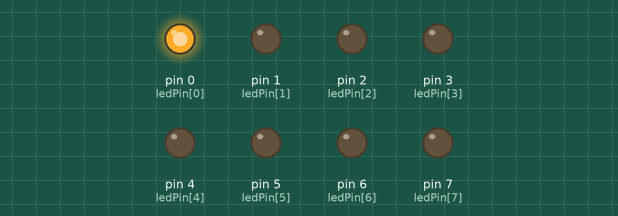
Simulated run of this sketch. Board: Arduino Uno, built with avr-gcc and run on an emulated ATmega328P. On the bench: output pins drawn as LEDs (lit = HIGH).

Above: at 0.2 s.
At 1.7 s:
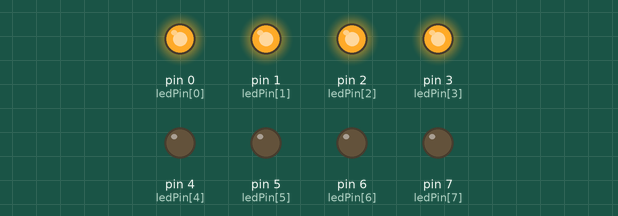
At 3.2 s:
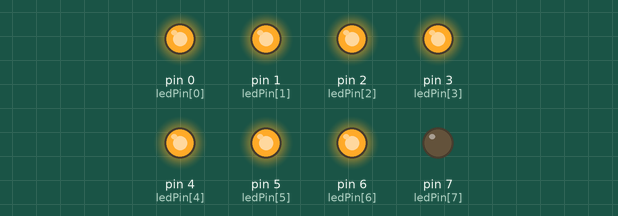
At 6.2 s:
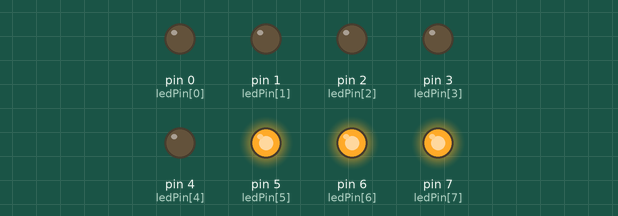
At 12.0 s:
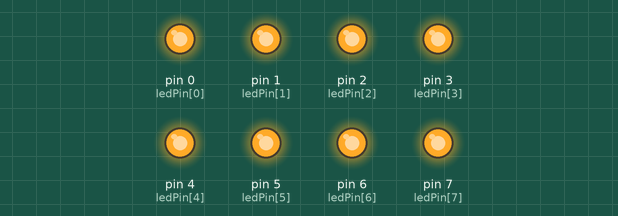
At 16.5 s:
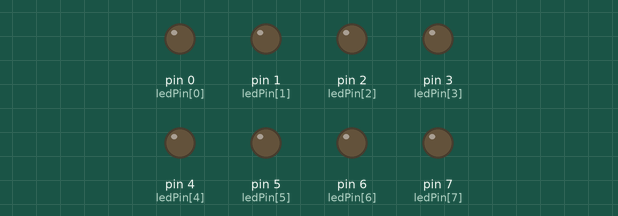
Timing chart, 0 to 19.6 s (numbered marks = the images above):
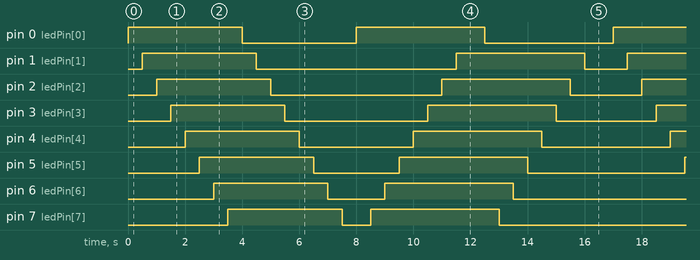

Measured:
- by itself, pin 0 (ledPin[0]): alternates HIGH for 4.0 s and LOW for 4.3 s
- by itself, pin 1 (ledPin[1]): repeats every 17.0 s: LOW 7.0 s, HIGH 4.5 s, LOW 1.5 s, HIGH 4.0 s
- by itself, pin 2 (ledPin[2]): repeats every 17.0 s: LOW 6.0 s, HIGH 4.5 s, LOW 2.5 s, HIGH 4.0 s
- by itself, pin 3 (ledPin[3]): repeats every 17.0 s: LOW 5.0 s, HIGH 4.5 s, LOW 3.5 s, HIGH 4.0 s
- by itself, pin 4 (ledPin[4]): alternates HIGH for 4.3 s and LOW for 4.3 s
- by itself, pin 5 (ledPin[5]): LOW → HIGH at 2.5 s, → LOW 4.0 s later, → HIGH 3.0 s later, → LOW 4.5 s later, … (9 changes in this stretch)
- by itself, pin 6 (ledPin[6]): LOW → HIGH at 3.0 s, → LOW 4.0 s later, → HIGH 2.0 s later, → LOW 4.5 s later, … (9 changes in this stretch)
- by itself, pin 7 (ledPin[7]): LOW → HIGH at 3.5 s, → LOW 4.0 s later, → HIGH 1.0 s later, → LOW 4.5 s later, … (9 changes in this stretch)

The sketch:

8LED.ino
```cpp
byte ledPin[] = {0,1,2,3,4,5,6,7};
byte pinCount;
void setup() {
  pinCount = sizeof(ledPin);
  for (int i=0;i<pinCount;i++) {
    pinMode(ledPin[i],OUTPUT);
    digitalWrite(ledPin[i],LOW);
  }
}
void loop() {
    for (int i=0; i < pinCount; i++)
  {
    digitalWrite(ledPin[i],HIGH);
    delay(500);
  }

  for (int i = 0;i < pinCount; i ++)
  {
    digitalWrite(ledPin[i],LOW);
    delay(500);
  }
      for (int i=pinCount; i >=0; i--)
  {
    digitalWrite(ledPin[i],HIGH);
    delay(500);
  }

  for (int i = pinCount;i >=0; i --)
  {
    digitalWrite(ledPin[i],LOW);
    delay(500);
  }
}
```
